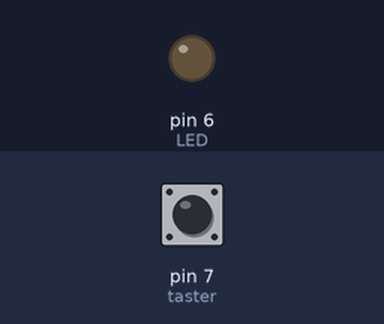
A sketch run on a simulated Arduino Uno, built with avr-gcc and run on an emulated ATmega328P. Shown: output pins drawn as LEDs (lit = HIGH). Inputs (shaded band) come from the test bench; at power-on: pin 7 (taster) LOW.

Above: at 1.2 s.
1.3 s: pin 7 (taster) pulled HIGH for 0.15 s
At 2.6 s:
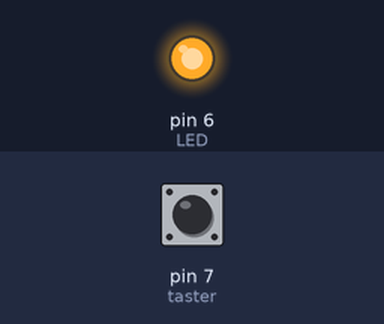
Timing chart, 0 to 7.8 s (numbered marks = the images above; inputs shaded):
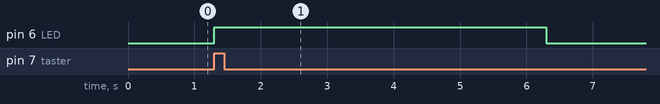

The sketch:

sketch_nov25b.ino
```cpp
int LED = 6;
int taster = 7;
int taster_status = 0;

void setup(){
pinMode(LED, OUTPUT);
pinMode(taster, INPUT);
}

void loop(){
taster_status = digitalRead(taster);

if (taster_status == HIGH){
  digitalWrite(LED, HIGH);
  delay(5000);

  digitalWrite(LED, LOW);
}else{
  digitalWrite(LED, LOW);
}
}
```

Measured:
- after the input at 1.3 s, pin 6 (LED): LOW → HIGH at once, → LOW 5.0 s later
